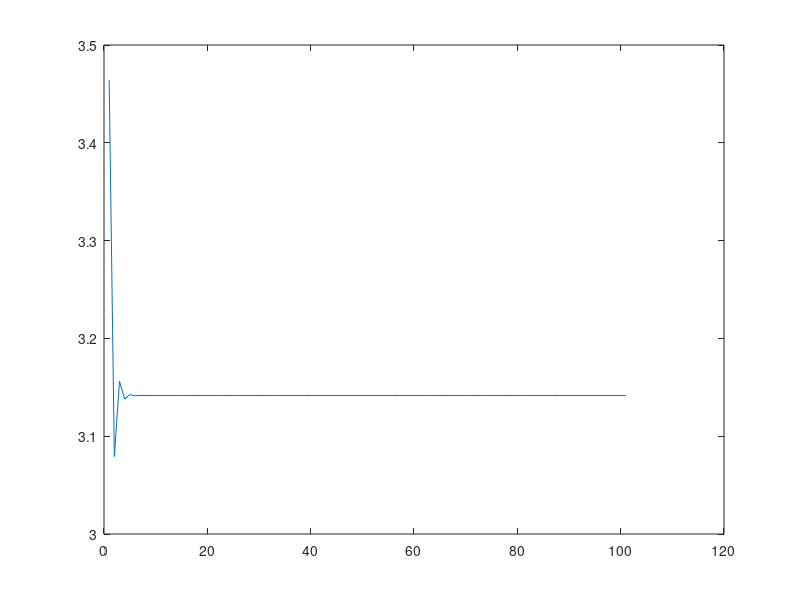

The MATLAB script that drew this image:
n=0:100;
%n soll von 0 bis 10 laufen
approx = nan(size(n));  %definiere Array approx und fülle size(n) Plätze mit nan


for k=1:length(n)   %k ist hier die Laufvariable, die bis length(n) läuft
    approx(k) = 2 * sqrt(3) * sum(arrayfun(@(j) (-1)^j/((2*j+1) * 3^j), 0:n(k)));  %2j ist offenbar != 2*j
end


plot(approx);
disp('x~ :');
disp(approx(length(n)));
disp('--------');
disp('Abs Fehler: ');
disp(abs(approx(length(n)) - pi));

%Werte in Approx sind komplex?
